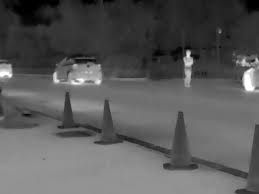
%> input picture winterpic1.jfif, 259 x 194 px
$ octave histogram_hoca.m   (GNU Octave 9; MATLAB toolbox functions it lacks are replaced by stand-ins)
%> lines starting %> are read from the running program, lines starting %| are printed output that depends on the picture

clc; clear all; close all;

Img = imread ('winterpic1.jfif');
%> Img is the input picture: size 194x259x3 uint8; min 0, max 255, mean 89.7

 imhist(Img);
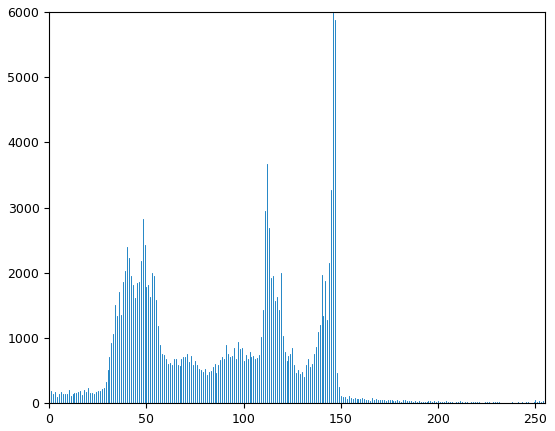
%> figure redrawn from the program's plot data; highest point at x = 146, y = 5991
 [w,h] = size(Img);
%> w = 194; h = 777
 Ihist = zeros(1,256);

for i=1:1:w
    for j=1:1:h
        Ihist(Img(i,j)+1) = Ihist(Img(i,j)+1)+1;
    end
end
%> after the loop, Ihist = 256 values, max 5991 at index 147, min 0 at index 256, mean 588.8

figure; plot(0:1:255,Ihist); xlabel('pixel intensivity');ylabel('number of pixel');
%> after `ylabel('number of pixel')`:
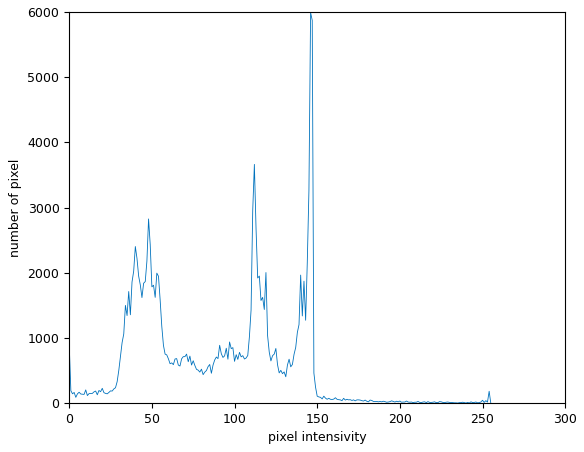
%> figure redrawn from the program's plot data; curve peaks at x = 146, y = 5991
figure ; imshow(Img);

$ run again, with ParkingLotWide.jpg saved as winterpic1.jfif
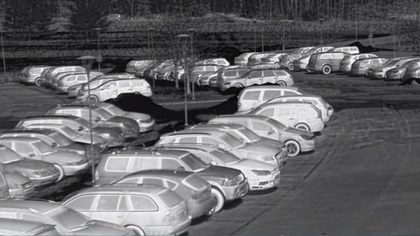
%> input picture ParkingLotWide.jpg, 420 x 236 px, shrunk from 528 x 297 before the run
%> Img is the input picture: size 236x420x3 uint8; mean R, G, B 102.6, 102.6, 104.2
%> `imhist(Img);`:
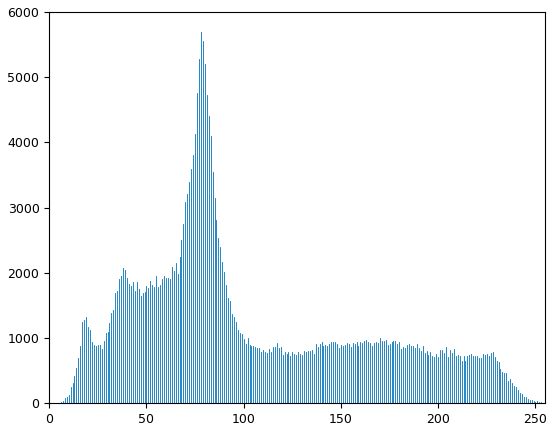
%> figure redrawn from the program's plot data; highest point at x = 78, y = 5690
%> after the loop `for i=1:1:w`: Ihist = 256 values, max 5690 at index 79, min 0 at index 1, mean 1161.6
%> `ylabel('number of pixel')`:
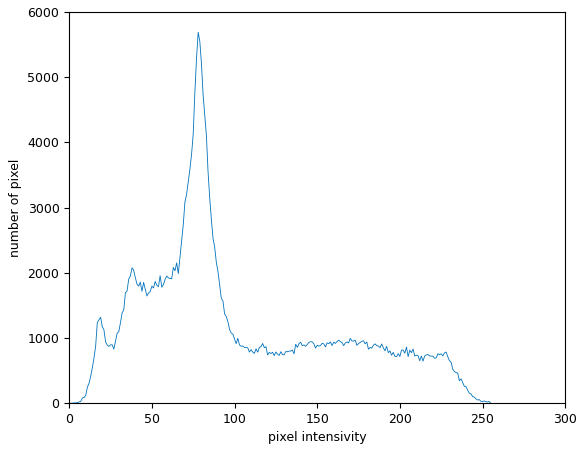
%> figure redrawn from the program's plot data; curve peaks at x = 78, y = 5690

$ run again, with barbara - Kopya.png saved as winterpic1.jfif
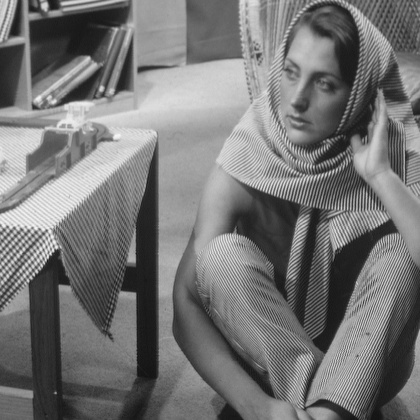
%> input picture barbara - Kopya.png, 420 x 420 px, shrunk from 512 x 512 before the run
%> Img is the input picture: size 420x420 uint8; min 17, max 247, mean 117.4
%> `imhist(Img);`:
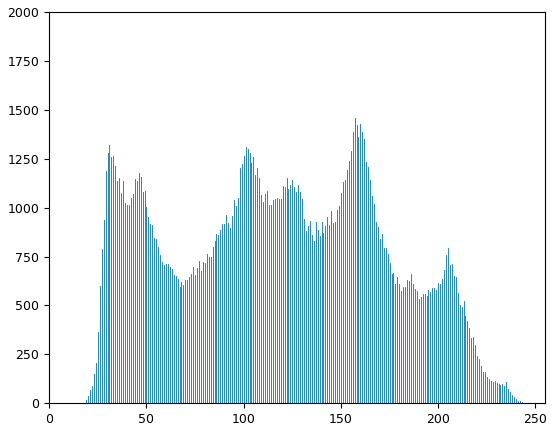
%> figure redrawn from the program's plot data; highest point at x = 157, y = 1457
%> after the loop `for i=1:1:w`: Ihist = 256 values, max 1457 at index 158, min 0 at index 1, mean 689.1
%> `ylabel('number of pixel')`:
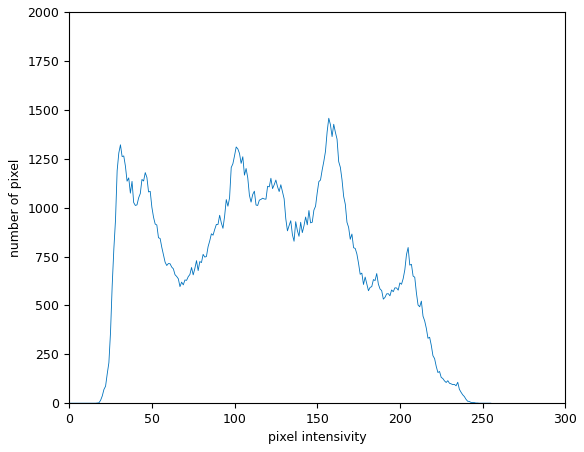
%> figure redrawn from the program's plot data; curve peaks at x = 157, y = 1457
